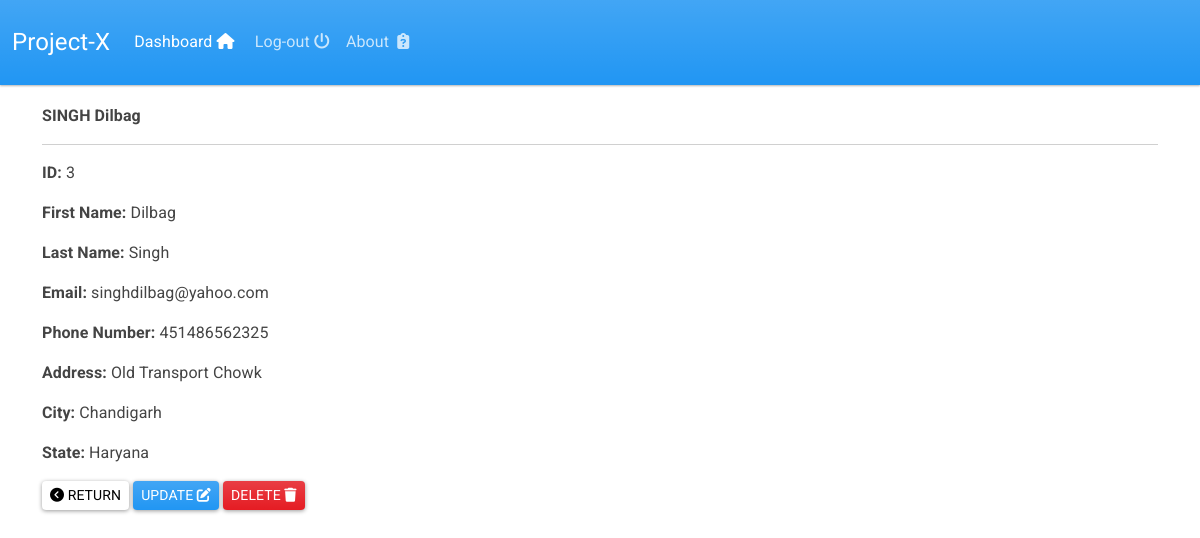
Screenshot of /record/3 (signed in) with the database file from the repository.
### webapp/models.py (models this page shows, shortened)
class Record(models.Model):
    creation_date = models.DateTimeField(auto_now_add = True)
    first_name = models.CharField(max_length =50)
    last_name = models.CharField(max_length =50)
    email = models.EmailField(max_length =100)
    phone = models.CharField(max_length = 12)
    address = models.CharField(max_length=400)
    city = models.CharField(max_length=50)
    state = models.CharField(max_length = 50)

### webapp/views.py (the view)
# urls.py: path("record/<int:pk>", view_record, name="view-record"),
@login_required
def view_record(request, pk):
    record = Record.objects.filter(id=pk).first()
    return render(request, "webapp/view-record.html", context={"record": record})

### webapp/templates/webapp/view-record.html
{% extends 'webapp/base.html' %}
{% block content %}
    {% if record %}
        <strong>
            {{record.last_name | upper}}
            {{record.first_name}}
        </strong>
        <hr>
        <div class="card-body">
            <p><strong> ID: </strong> {{record.id}} </p>
            <p><strong> First Name: </strong> {{record.first_name}} </p>
            <p><strong> Last Name: </strong> {{record.last_name}} </p>
            <p><strong> Email: </strong> {{record.email}} </p>
            <p><strong> Phone Number: </strong> {{record.phone}} </p>
            <p><strong> Address: </strong> {{record.address}} </p>
            <p><strong> City: </strong> {{record.city}} </p>
            <p><strong> State: </strong> {{record.state}} </p>
        </div>
    {% else %}
        <h3>Sorry the record doesn't exist!</h3>
        <a href="{% url 'dashboard' %}">
            <h5>Please try again</h5>
        </a>
    {% endif %}
    <div>
        <a type="button" class="btn btn-secondary btn-sm" href="{% url 'dashboard' %}"><i class="fa-solid fa-circle-chevron-left"></i> Return</i></a>
        <a type="button" class="btn btn-primary btn-sm" href="{% url 'update-record' record.id %}">Update <i class="fa-solid fa-pen-to-square"></i></a>
        <a type="button" class="btn btn-danger btn-sm" href="{% url 'delete-record' record.id %}">Delete <i class="fa-solid fa-trash"></i></a>
    </div>
{% endblock %}

### rows the page displays
Record: last_name "SINGH", first_name "Dilbag", id "3", last_name "Singh", email "singhdilbag@yahoo.com", phone "451486562325", address "Old Transport Chowk", city "Chandigarh", state "Haryana"
